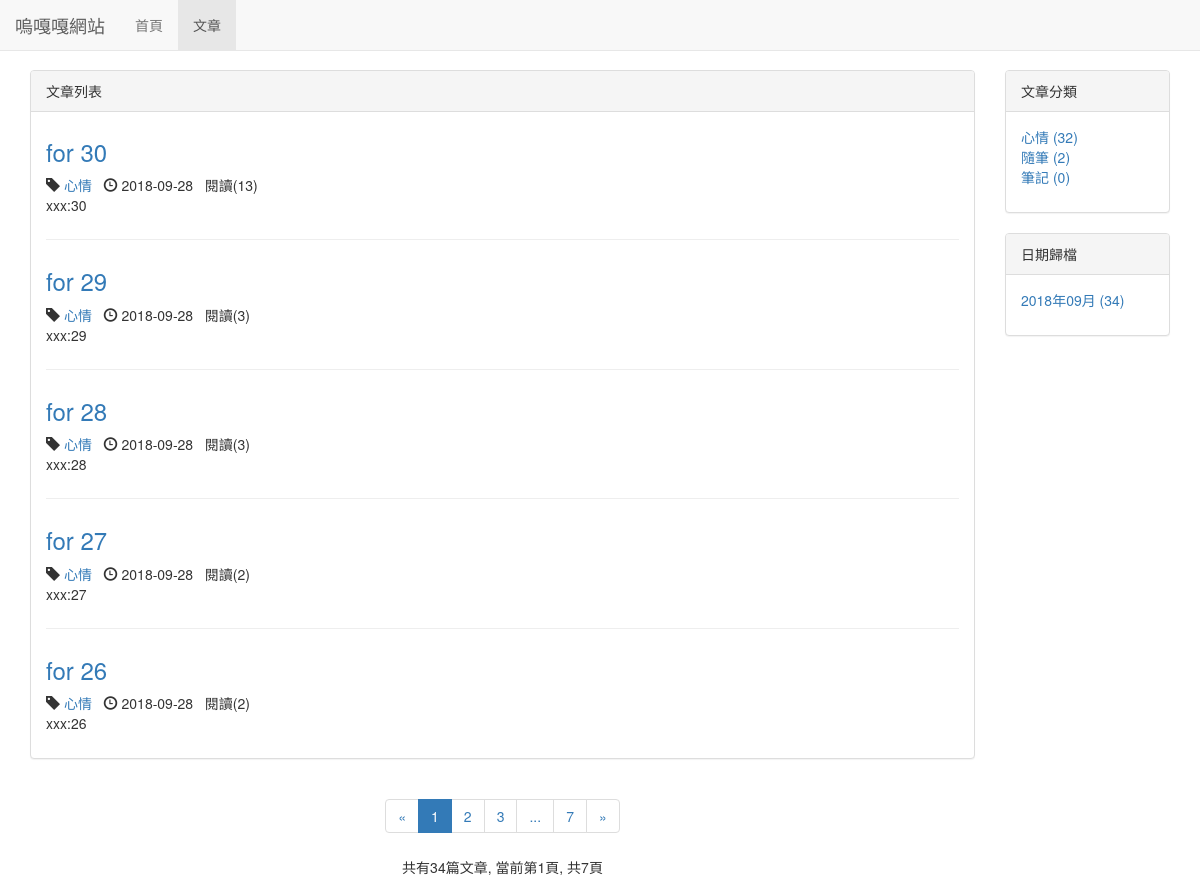
Screenshot of /blog/ with the database file from the repository.
### blog/models.py (models this page shows, shortened)
class Blog(models.Model, ReadNumExpandMethod):
    title = models.CharField(max_length=50)
    blog_type = models.ForeignKey(BlogType, on_delete=models.DO_NOTHING)
    content = RichTextUploadingField()
    author = models.ForeignKey(User, on_delete=models.DO_NOTHING)
    read_details = GenericRelation(ReadDetail)
    created_time = models.DateTimeField(auto_now_add=True)
    last_update_time = models.DateTimeField(auto_now=True)
    class Meta:
        ordering = ['-created_time']

class BlogType(models.Model):
    type_name = models.CharField(max_length=15)
    def __str__(self):
        return self.type_name # 設置後台顯示的樣子

### read_statistics/models.py (models this page shows)
class ReadNum(models.Model):
    read_num = models.IntegerField(default=0)
    content_type = models.ForeignKey(ContentType, on_delete=models.DO_NOTHING)
    object_id = models.PositiveIntegerField()
    content_object = GenericForeignKey('content_type', 'object_id')

### blog/views.py (the view)
# urls.py: path('', views.blogList, name='blog_list'),
def blogList(request):
    blog_all_list = Blog.objects.all()
    context = getBlogListCommonDate(request, blog_all_list)
    return render(request, 'blog/blog_list.html', context)

### read_statistics/models.py (called while the page is built)
    def get_read_num(self):
        try:
            ct = ContentType.objects.get_for_model(self)
            readrum = ReadNum.objects.get(content_type=ct, object_id=self.pk)
            return readrum.read_num
        except exceptions.ObjectDoesNotExist:
            return 0

### blog/templates/blog/blog_list.html (shortened to what this page needs)
{% extends 'base.html' %}
{% block nav_blog_active %}active{% endblock %}
{% load staticfiles %}
{% block header_extends %}
    <link rel="stylesheet" href="{% static 'blog/blog.css' %}">
{% endblock %}
{% block content %}
    <div class="container">
        <div class="row">
            <div class="col-xs-8 col-sm-8 col-md-8 col-lg-10">
                <div class="panel panel-default">
                    <div class="panel-heading">{% block blog_list_title %}文章列表{% endblock %}</div>
                    <div class="panel-body">
                        {% for blog in blogs %}
                        <div class="blog">
                            <h3><a href="{% url 'blog_detail' blog.pk %}">{{ blog.title }}</a></h3>
                            <p class="blog-info">
                                <span class="glyphicon glyphicon-tag" aria-hidden="true"></span> <a href="{% url 'blogs_with_type' blog.blog_type.pk %}">{{ blog.blog_type }}</a>&nbsp;&nbsp;
                                <span class="glyphicon glyphicon-time" aria-hidden="true"></span> {{ blog.created_time|date:"Y-m-d" }}&nbsp;&nbsp;
                                閱讀({{ blog.get_read_num }})
                            </p>
                            <p>{{ blog.content|striptags|truncatechars:120 }}</p>
                        </div>
                        {% empty %}
                            <div class="blog">
                               <h3>-- 暫無文章 --</h3>
                            </div>
                        {% endfor %}
                    </div>
                </div>
                <div class="paginator">
                    <ul class="pagination">
                        <li>
                            {% if page_of_blogs.has_previous %}
                                <a href="?page={{ page_of_blogs.preious_page_number }}" aria-label="Previous">
                                    <span aria-hidden="true">&laquo;</span>
                                </a>
                            {% else %}
                                <span aria-hidden="true">&laquo;</span>
                            {% endif %}
                        </li>
                        {% for page_num in page_range %}
                            {% if page_num == page_of_blogs.number %}
                                <li class="active"><span>{{ page_num }}</span></li>
                            {% else %}
                                {% if page_num == '...' %}
                                    <li><span>{{ page_num }}</span></li>
                                {% else %}
                                    <li><a href="?page={{ page_num }}">{{ page_num }}</a></li>
                                {% endif %}
                            {% endif %}
                        {% endfor %}
                        <li>
                            {% if page_of_blogs.has_next %}
                                <a href="?page={{ page_of_blogs.next_page_number }}" aria-label="Next">
                                    <span aria-hidden="true">&raquo;</span>
                                </a>
                            {% else %}
                                <span aria-hidden="true">&raquo;</span>
                            {% endif %}
                        </li>
                    </ul>
                    <p>
                        共有{{ page_of_blogs.paginator.count }}篇文章, 當前第{{ page_of_blogs.number }}頁, 共{{ page_of_blogs.paginator.num_pages }}頁
                    </p>
                </div>
            </div>
            <div class="hidden-xs col-sm-4 col-md-4 col-lg-2">
                <div class="panel panel-default">
                    <div class="panel-heading">文章分類</div>
                    <div class="panel-body">
                        <ul class="blog-types">
                            {% for blog_type in blog_types %}
                            <li>
                                <a href="{% url 'blogs_with_type' blog_type.pk %}">
                                    {{ blog_type.type_name }} ({{ blog_type.blog_count }})
                                </a>
                            </li>
                            {% empty %}
                                <li>暫無分類</li>
                            {% endfor %}
                        </ul>
                    </div>
                </div>
                <div class="panel panel-default">
                    <div class="panel-heading">日期歸檔</div>
                    <div class="panel-body">
                        <ul>
                            {% for blog_date, blog_count in blog_dates.items %}
                                <a href="{% url 'blog_with_date' blog_date.year blog_date.month %}">
                                    <li>{{ blog_date|date:"Y年m月" }} ({{ blog_count }})</li>
                                </a>
                            {% endfor %}
                        </ul>
                    </div>
                </div>
            </div>
        </div>
    </div>
{% endblock %}

### templates/base.html (shortened to what this page needs)
{% load staticfiles %}
<!DOCTYPE html>
<html lang="zh-CN">
<head>
    <link rel="stylesheet" href="{% static 'base.css' %}">
    <link rel="stylesheet" href="{% static 'bootstrap-3.3.7/css/bootstrap.min.css' %}">
    {% block header_extends %}{% endblock %}
</head>
<body>
    <div class="navbar navbar-default navbar-fixed-top" role="navigation">
        <div class="container-fluid">
            <div class="navbar-header">
                <a class="navbar-brand" href="{% url 'home' %}">嗚嘎嘎網站</a>
            </div>
            <div id="navbar-collapse" class="collapse navbar-collapse">
                <ul class="nav navbar-nav">
                    <li class="{% block nav_home_active %}{% endblock %}">
                        <a href="{% url 'home' %}">首頁</a>
                    </li>
                    <li class="{% block nav_blog_active %}{% endblock %}">
                        <a href="{% url 'blog_list' %}">文章</a>
                    </li>
                </ul>
            </div>
        </div>
    </div>
    {% block content %}{% endblock %}
</body>
</html>

### static/base.css (style rules this page uses)
* { margin: 0; padding: 0; }
body { margin-top: 70px!important; }
ul { list-style-type: none!important; }

### blog/static/blog/blog.css (style rules this page uses)
ul.blog-types { list-style-type: none; }
div.blog:not(:last-child) { margin-bottom: 2em; padding-bottom: 1em; border-bottom: 1px solid #eee; }
div.blog h3 { margin-top: 0.5em; }
div.blog p.blog-info { margin-bottom: 0; }
div.paginator { text-align: center; }

### rows the page displays
Blog: title "for 30", blog_type "心情", created_time "2018-09-28", get_read_num "13", content "xxx:30"
Blog: title "for 29", blog_type "心情", created_time "2018-09-28", get_read_num "3", content "xxx:29"
Blog: title "for 28", blog_type "心情", created_time "2018-09-28", get_read_num "3", content "xxx:28"
Blog: title "for 27", blog_type "心情", created_time "2018-09-28", get_read_num "2", content "xxx:27"
Blog: title "for 26", blog_type "心情", created_time "2018-09-28", get_read_num "2", content "xxx:26"
BlogType: type_name "心情", blog_count "32"
BlogType: type_name "隨筆", blog_count "2"
BlogType: type_name "筆記", blog_count "0"

### other values shown
{{ page_num }} "1"
{{ page_num }} "2" "3" "7"
{{ page_num }} "..."
{{ page_of_blogs.paginator.count }} "34"
{{ page_of_blogs.number }} "1"
{{ page_of_blogs.paginator.num_pages }} "7"
{{ blog_date|date:"Y年m月" }} "2018年09月"
{{ blog_count }} "34"
